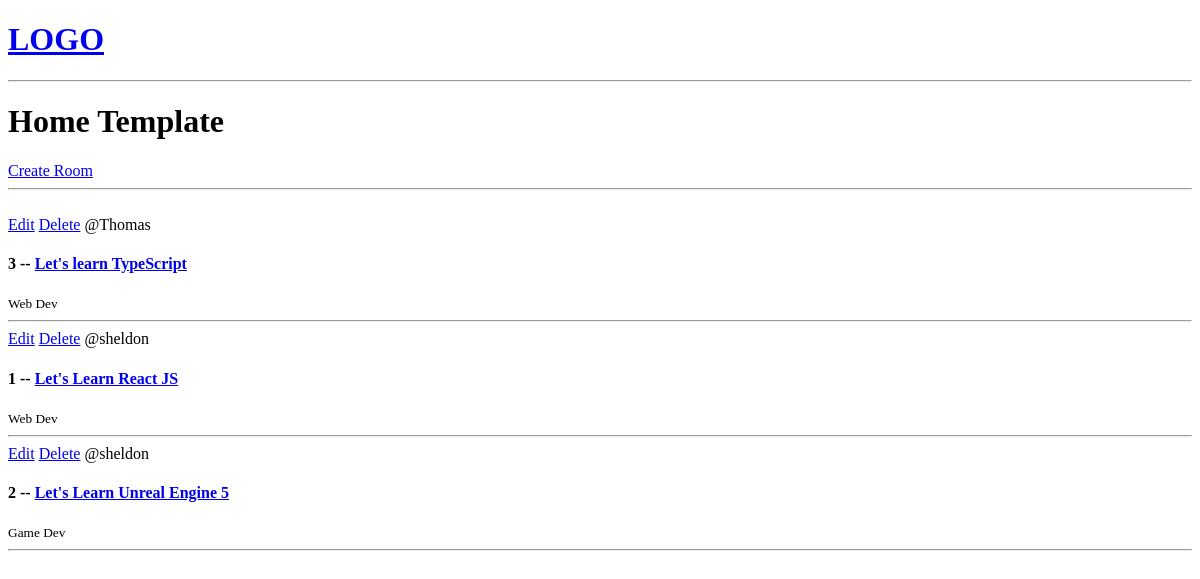
Before: / with the older database file.
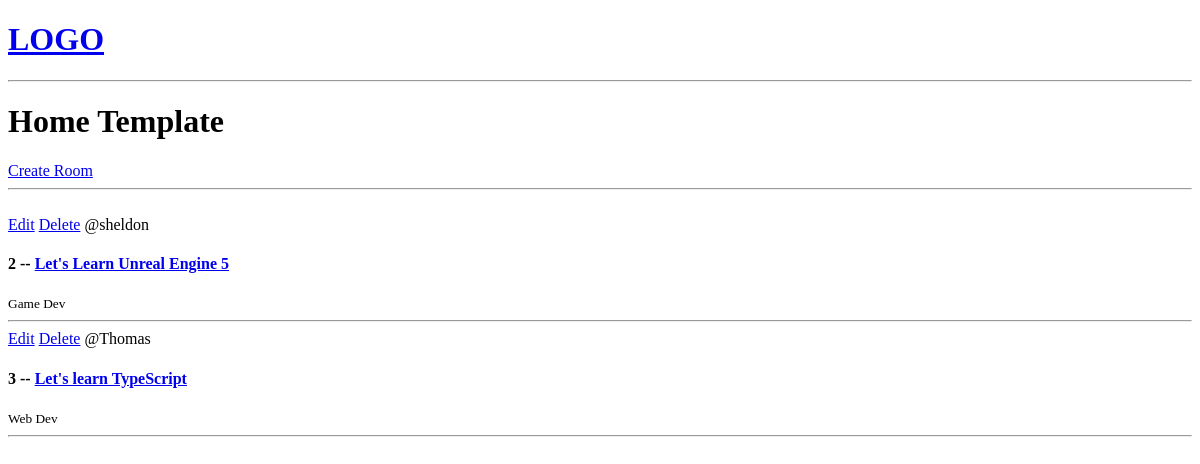
After: the same page with the newer database file.
### base/models.py (models this page shows, shortened)
class Room(models.Model):
    host = models.ForeignKey(User, on_delete=models.SET_NULL, null=True)
    topic = models.ForeignKey(Topic, on_delete=models.SET_NULL, null=True)
    name = models.CharField(max_length=200)
    description = models.TextField(null=True, blank=True)
    updated = models.DateTimeField(auto_now=True)
    created = models.DateTimeField(auto_now_add=True)
    class Meta:
        ordering = ['-updated', '-created']

class Topic(models.Model):
    name = models.CharField(max_length=200)

### base/views.py (the view)
# urls.py: path('', views.home, name="home"),
def home(request):
    rooms = Room.objects.all()
    context = {
        'rooms': rooms
    }
    return render(request, 'base/home.html', context)

### base/templates/base/home.html
{% extends 'main.html' %}
{% block content %}
<h1>Home Template</h1>
<div>
    <a href="{% url 'create-room' %}">Create Room</a>
    <hr>
    <br>
    <div>
        {% for room in rooms%}
            <div>
                <a href="{% url 'update-room' room.id %}">Edit</a>
                <a href="{% url 'delete-room' room.id %}">Delete</a>
                <span>@{{room.host.username}}</span>
                <h4>{{room.id}} -- <a href="{% url 'room' room.id %}">{{room.name}}</a></h4>
                <small>{{room.topic.name}}</small>
                <hr>
            </div>
        {% endfor %}
    </div>
</div>
{% endblock content %}

### templates/main.html (shortened to what this page needs)
<!DOCTYPE html>
<html lang="en">
<head>
</head>
<body>
    {% include 'navbar.html' %}
    {% block content %}
    {% endblock content %}
</body>
</html>

### templates/navbar.html
<a href="/">
    <h1>LOGO</h1>
</a>
<hr>

Changed rows visible on the page:
removed Room: host.username "sheldon", id "1", name "Let's Learn React JS", topic.name "Web Dev"
changed Room "Let's Learn Unreal Engine 5": moves up the list
